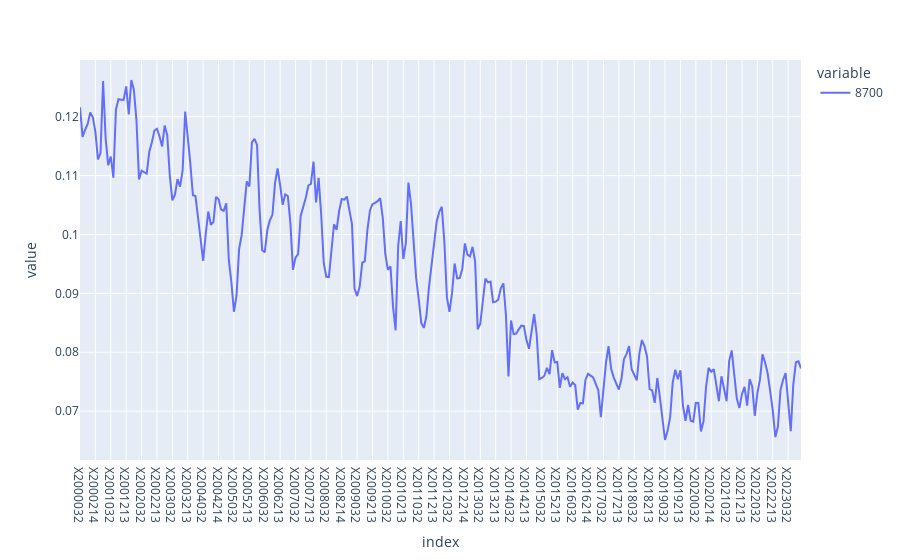

Source (notebook cell):
### Code cell
px.line(eviMean.iloc[8700,8:])

### Figure 1 — Plotly figure (JSON) as saved in the notebook; plotly's stock layout.template omitted (floating-point values rounded to 4 significant figures; data arrays with more than 128 entries replaced by an {"elided": "..."} marker saying what was removed)
{"data": [{"hovertemplate": "variable=8700<br>index=%{x}<br>value=%{y}<extra></extra>", "legendgroup": "8700", "line": {"color": "#636efa", "dash": "solid"}, "marker": {"symbol": "circle"}, "mode": "lines", "name": "8700", "orientation": "v", "showlegend": true, "type": "scatter", "x": {"elided": "282 str values"}, "xaxis": "x", "y": {"elided": "282 float values"}, "yaxis": "y"}], "layout": {"legend": {"title": {"text": "variable"}, "tracegroupgap": 0}, "margin": {"t": 60}, "xaxis": {"anchor": "y", "domain": [0, 1], "title": {"text": "index"}}, "yaxis": {"anchor": "x", "domain": [0, 1], "title": {"text": "value"}}}}
